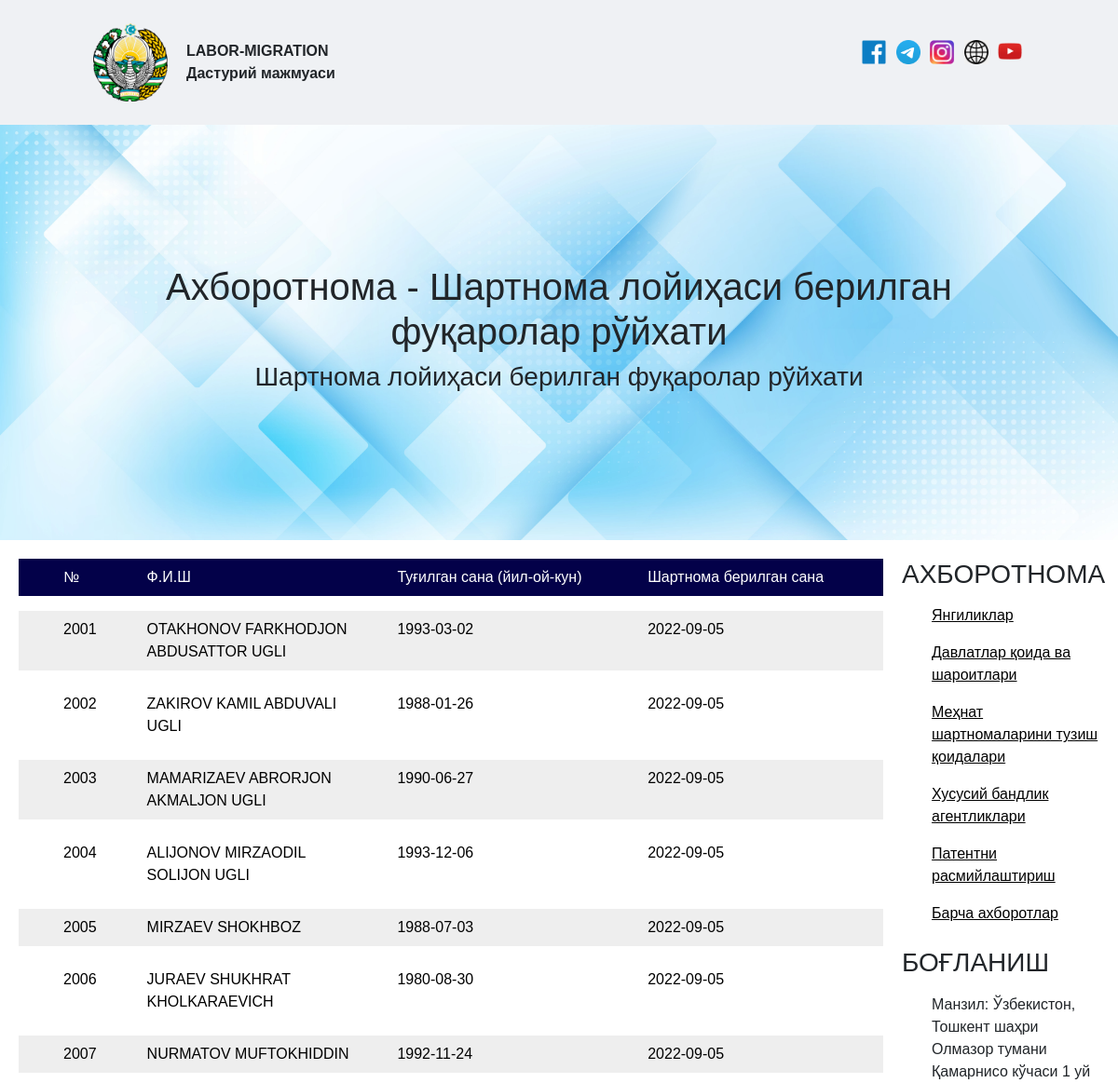
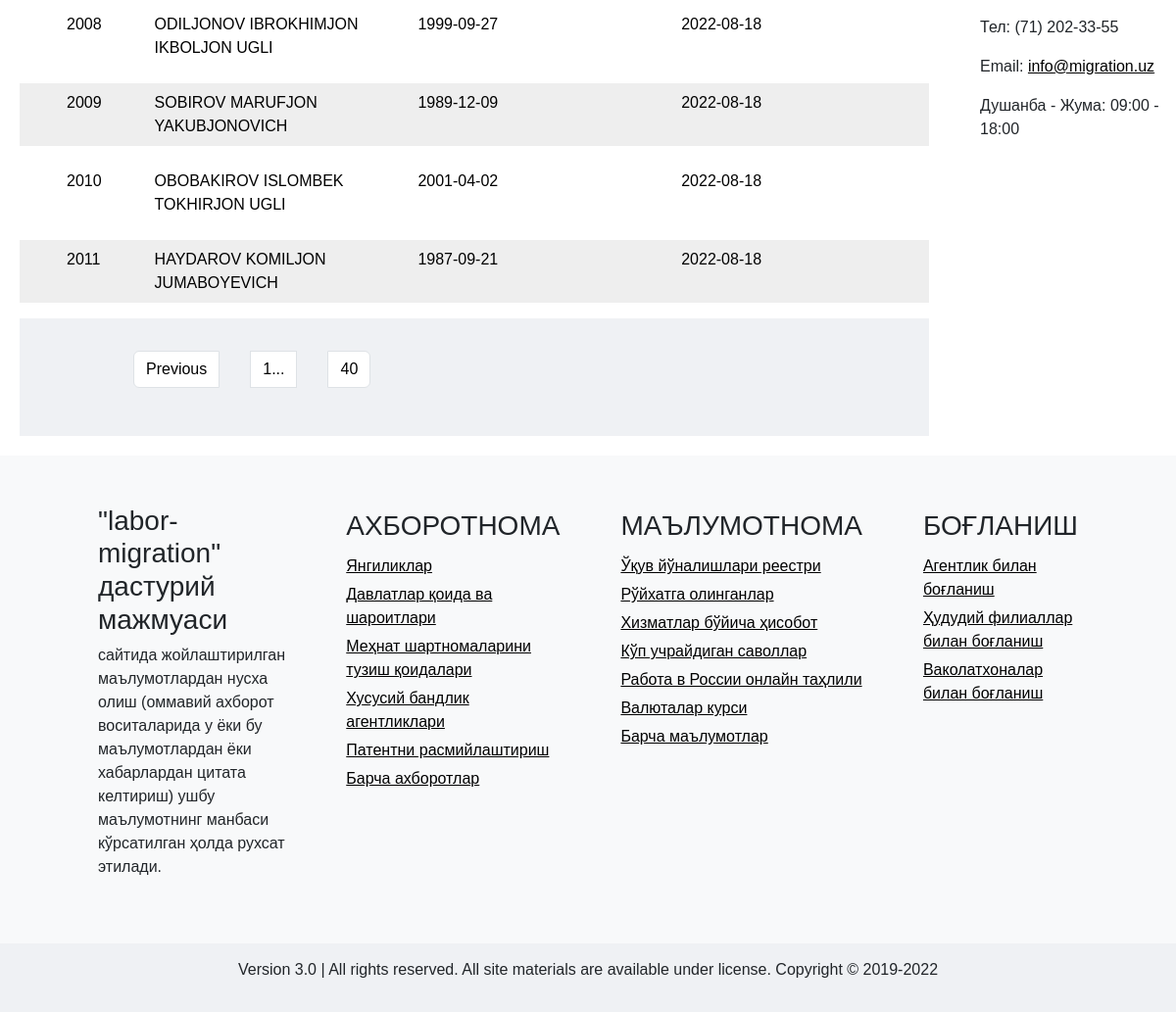
The page /41 on the database its author committed (2 pictures, top to bottom).
### models.py (models this page shows)
class People(db.Model):
   id = db.Column('person_id', db.Integer, primary_key = True)
   name = db.Column("fish", db.String(255))
   birthday = db.Column("date", db.String(100))
   date_registr = db.Column("reg_date", db.String(100), default=datetime.now)

### main.py (the view)
@app.route('/', methods=['GET'], defaults={"page": 1})
@app.route('/<int:page>', methods=['GET'])
def index(page):
    page = page
    per_page = 50
    people = People.query.paginate(page,per_page,error_out=False)
    return render_template("index.html", users=people)

### templates/index.html (shortened to what this page needs)
<!DOCTYPE html>
<html lang="en">
  <head>
    <link rel="stylesheet" type="text/css" href="{{url_for('static', filename = 'css/main.css')}}" />
    <link rel="stylesheet" type="text/css" href="{{url_for('static', filename = 'css/style.css')}}" />
    <link rel="stylesheet" type="text/css" href="{{url_for('static', filename = 'css/mediaQuery.css')}}" />
    <link href="https://cdn.jsdelivr.net/npm/bootstrap@5.2.1/dist/css/bootstrap.min.css" rel="stylesheet">
  </head>
  <body>
    <header>
      <nav>
        <div id="logo">
          <img src="{{url_for('static', filename = 'images/gerb.png')}}" alt="" />
          <div>
            <b>LABOR-MIGRATION</b>
            <b>Дастурий мажмуаси</b>
          </div>
        </div>
        <div id="social">
          <ul>
            <li id="facebook"><a href=""></a></li>
            <li id="telegramm"><a href=""></a></li>
            <li id="instagram"><a href=""></a></li>
            <li id="web-sayt"><a href=""></a></li>
            <li id="youtube"><a href=""></a></li>
          </ul>
        </div>
      </nav>
    </header>
    <div id="sarlavha">
      <h1>Ахборотнома - Шартнома лойиҳаси берилган фуқаролар рўйхати</h1>
      <h3>Шартнома лойиҳаси берилган фуқаролар рўйхати</h3>
    </div>
    <section id="main">
      <div id="pagination">
        <div id="jadval">
          <ul id="jadvaltop">
            <li>№</li>
            <li>Ф.И.Ш</li>
            <li>Туғилган сана (йил-ой-кун)</li>
            <li>Шартнома берилган сана</li>
          </ul>
          {%for user in users.items%}
          <ul id="malumot">
            <li>{{user.id}}</li>
            <li>{{user.name}}</li>
            <li>{{user.birthday}}</li>
            <li>{{user.date_registr}}</li>
          </ul>
          {%endfor%}
<nav aria-label="...">
  <ul class="pagination">
    {% if users.has_prev %}
    <li class="page-item">
      <a class="page-link" href="{{ url_for('index', page=users.prev_num) }}">Previous</a>
    </li>
    <li class="page-item">
      <a class="page-link" href="{{ url_for('index', page=1) }}">1...</a>
    </li>
    <li class="page-item"><a class="page-link" href="{{ url_for('index', page=users.prev_num) }}">{{users.prev_num}}</a></li>
    {% else %}
    <li class="page-item disabled">
      <a class="page-link">Previous</a>
    </li>
    {%endif%}
  </ul>
</nav>
</div>
</div>
<div id="aside">
        <div id="axborotnoma">
          <h3>АХБОРОТНОМА</h3>
          <ul>
            <li><a href="">Янгиликлар</a></li>
            <li><a href="">Давлатлар қоида ва шароитлари</a></li>
            <li><a href="">Меҳнат шартномаларини тузиш қоидалари</a></li>
            <li><a href="">Хусусий бандлик агентликлари</a></li>
            <li><a href="">Патентни расмийлаштириш</a></li>
            <li><a href="">Барча ахборотлар</a></li>
          </ul>
        </div>
        <div id="boglanish">
          <h3>БОҒЛАНИШ</h3>
          <ul>
            <li>
              Манзил: Ўзбекистон, Тошкент шаҳри Олмазор тумани Қамарнисо кўчаси
              1 уй
            </li>
            <li>Тел: (71) 202-33-55</li>
            <li>Email: <a href="">info@migration.uz</a></li>
            <li>Душанба - Жума: 09:00 - 18:00</li>
          </ul>
        </div>
      </div>
    </section>
    <footer>
      <div id="footer">
        <div>
          <h3>"labor-migration" дастурий мажмуаси</h3>
          <p>
            сайтида жойлаштирилган маълумотлардан нусха олиш (оммавий ахборот
            воситаларида у ёки бу маълумотлардан ёки хабарлардан цитата
            келтириш) ушбу маълумотнинг манбаси кўрсатилган ҳолда рухсат
            этилади.
          </p>
        </div>
        <ul>
          <h3>АХБОРОТНОМА</h3>
          <li><a href="">Янгиликлар</a></li>
          <li><a href="">Давлатлар қоида ва шароитлари</a></li>
          <li><a href="">Меҳнат шартномаларини тузиш қоидалари</a></li>
          <li><a href="">Хусусий бандлик агентликлари</a></li>
          <li><a href="">Патентни расмийлаштириш</a></li>
          <li><a href="">Барча ахборотлар</a></li>
        </ul>
        <ul>
          <h3>МАЪЛУМОТНОМА</h3>
          <li><a href="">Ўқув йўналишлари реестри</a></li>
          <li><a href="">Рўйхатга олинганлар</a></li>
          <li><a href="">Хизматлар бўйича ҳисобот</a></li>
          <li><a href="">Кўп учрайдиган саволлар</a></li>
          <li><a href="">Работа в России онлайн таҳлили</a></li>
          <li><a href="">Валюталар курси</a></li>
          <li><a href="">Барча маълумотлар</a></li>
        </ul>
        <ul>
          <h3>БОҒЛАНИШ</h3>
          <li><a href="">Агентлик билан боғланиш</a></li>
          <li><a href="">Ҳудудий филиаллар билан боғланиш</a></li>
          <li><a href="">Ваколатхоналар билан боғланиш</a></li>
        </ul>
      </div>
      <div id="reserved">
        <p>
          Version 3.0 | All rights reserved. All site materials are available
          under license. Copyright © 2019-2022
        </p>
      </div>
    </footer>
  </body>
</html>

### static/css/main.css (style rules this page uses)
* { padding: 0; margin: 0; box-sizing: border-box; list-style: none; text-decoration: none; font-family: "Century Gothic", sans-serif; scrollbar-width: none; scroll-behavior: smooth; transition: all 0.25s; user-select: none; }
:root { --rang1: ; --rang2: ; --rang3: ; --shrift1: ; --shrift2: ; }
body { position: relative; margin: 0; }
h1, h2, h3, h4, h5, h6 { font-family: "Arial", sans-serif; }
a:link { color: black; }
li { display: inline-block; padding: 0.5em 1em; }

### static/css/style.css (style rules this page uses)
nav { display: flex; align-items: center; justify-content: space-between; padding: 25px 100px; background-color: #eff1f4; }
#logo { display: flex; gap: 20px; }
#logo > img { width: 80px; }
#logo > div { display: flex; justify-content: center; flex-direction: column; }
#social ul li { width: 30px; height: 30px; background-position: center center; background-repeat: no-repeat; background-size: 80%; background-color: transparent; }
#social #facebook { background-image: url("../icon/facebook.png"); }
#social #telegramm { background-image: url("../icon/Telegram.png"); }
#social #instagram { background-image: url("../icon/instagram.png"); }
#social #web-sayt { background-image: url("../icon/web.png"); }
#social #youtube { background-image: url("../icon/youtube.png"); }
#sarlavha { padding: 150px 100px; text-align: center; background-image: url("../images/white-and-bright-blue-squares.jpg"); background-position: center center; background-repeat: no-repeat; background-size: cover; }
#main { display: grid; grid-template-columns: 80% 20%; padding: 20px; gap: 20px; }
#jadval { margin: 0; }
#jadval #jadvaltop { display: grid; grid-template-columns: 10% 30% 30% 30%; background-color: #030149; }
#jadval #jadvaltop li { color: white; }
#jadval #malumot { display: grid; grid-template-columns: 10% 30% 30% 30%; background-color: #eee; }
#jadval #malumot:nth-child(odd) { background-color: #fff; }
#jadval #malumot li { color: black; }
#aside #axborotnoma ul, #aside #boglanish ul { display: flex; flex-direction: column; }
#aside #axborotnoma ul li, #aside #boglanish ul li { padding-left: 0; }
#footer { display: flex; gap: 30px; padding: 50px 100px; background-color: #f8f9fa; }
#footer ul { display: flex; flex-direction: column; }
#footer ul h3, #footer ul li { margin-top: 5px; padding: 0; text-align: left; }
#reserved { background-color: #eff1f4; text-align: center; padding: 15px 30px; }

### rows shown on the page
People: id "2001", name "OTAKHONOV FARKHODJON ABDUSATTOR UGLI", birthday "1993-03-02", date_registr "2022-09-05"
People: id "2002", name "ZAKIROV KAMIL ABDUVALI UGLI", birthday "1988-01-26", date_registr "2022-09-05"
People: id "2003", name "MAMARIZAEV ABRORJON AKMALJON UGLI", birthday "1990-06-27", date_registr "2022-09-05"
People: id "2004", name "ALIJONOV MIRZAODIL SOLIJON UGLI", birthday "1993-12-06", date_registr "2022-09-05"
People: id "2005", name "MIRZAEV SHOKHBOZ", birthday "1988-07-03", date_registr "2022-09-05"
People: id "2006", name "JURAEV SHUKHRAT KHOLKARAEVICH", birthday "1980-08-30", date_registr "2022-09-05"
People: id "2007", name "NURMATOV MUFTOKHIDDIN", birthday "1992-11-24", date_registr "2022-09-05"
People: id "2008", name "ODILJONOV IBROKHIMJON IKBOLJON UGLI", birthday "1999-09-27", date_registr "2022-08-18"
People: id "2009", name "SOBIROV MARUFJON YAKUBJONOVICH", birthday "1989-12-09", date_registr "2022-08-18"
People: id "2010", name "OBOBAKIROV ISLOMBEK TOKHIRJON UGLI", birthday "2001-04-02", date_registr "2022-08-18"
People: id "2011", name "HAYDAROV KOMILJON JUMABOYEVICH", birthday "1987-09-21", date_registr "2022-08-18"

### other values the page prints
{{ users.prev_num }} "40"
